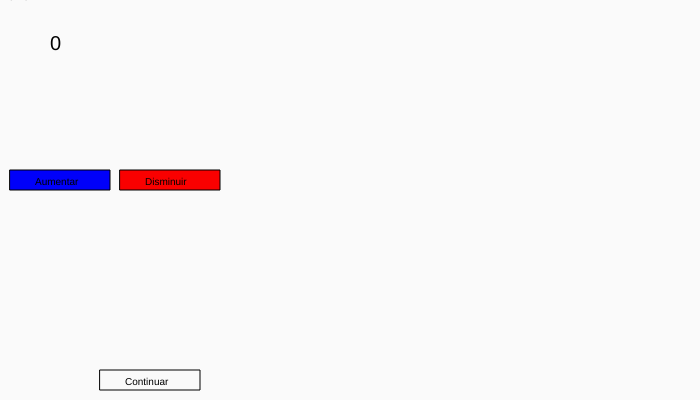
Frame 1 (no input)
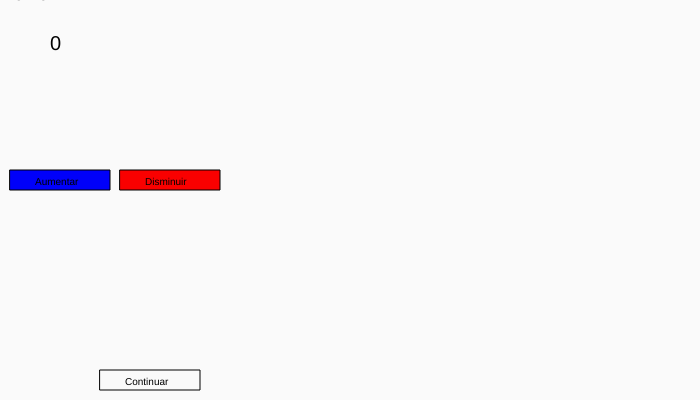
Frame 60 (no input)
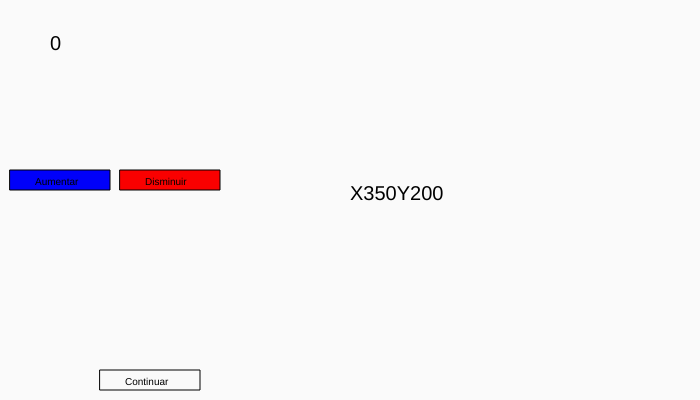
Frame 120 (the mouse pressed at the canvas centre since frame 60)

The p5.js sketch that drew these frames (run headless with seeded random() and noise() and a simulated clock; from frame 60 on, the mouse is pressed at the canvas centre):

// p5.js sketch
// ── sketch.js
console.log('entro');
let pantalla;
let pasar;
let numero;
let cuadradoAzul = [];
let num = numero;
let cosasDcosas;

function setup() {
    createCanvas(700, 400);
    pantalla = 0;
    pasar = false;
    numero = 0;

    for (var i = 0; i < numero; i++) {
        numero = num[i];
    }
}

function draw() {
    background(250);
    text("X" + mouseX + "Y" + mouseY, mouseX, mouseY);
    switch (pantalla) {
        case 0:
            fill(250);
            rect(100, 370, 100, 20);
            fill(0);
            textSize(10);
            text("Continuar", 125, 385);
            fill(0, 0, 250);
            rect(10, 170, 100, 20);
            fill(0);
            textSize(10);
            text("Aumentar", 35, 185);
            fill(250, 0, 0);
            rect(120, 170, 100, 20);
            fill(0);
            textSize(10);
            text("Disminuir", 145, 185);
            textSize(20);
            text(numero, 50, 50);
            break;
        case 1:
            crearCuadrados();
            break;
    }
}

function mousePressed() {
    if (pantalla == 1) {
        agregar();
    }
    if (mouseX >= 100 && mouseX <= 200 && mouseY >= 370 && mouseY <= 390) {
        continuar();
        if (numero <= 10 && numero >= 1) {
            arreglo();
        }
    }
    //aumentar
    if (mouseX >= 10 && mouseX <= 110 && mouseY >= 170 && mouseY <= 190) {
        numero++;
    }
    //disminuir
    if (mouseX >= 120 && mouseX <= 220 && mouseY >= 170 && mouseY <= 190) {
        numero--;
    }
}

function continuar() {
    try {
        validateInputs(numero);
    } catch (e) {
        console.log(e);
        alert("Error");
    };
}

function validateInputs(numero) {
    if (numero > 10) {
        throw new MyException('El numero es mayor de 10');
    }
    if (numero < 1) {
        throw new MyException('El numero es menor de 1');
    }
    if (numero <= 10 && numero >= 1) {
        pantalla = 1;
    }
}

function crearCuadrados() {
    // Create objects
    for (let i = 0; i < cuadradoAzul.length; i++) {
        cuadradoAzul[i].display();
        cuadradoAzul[i].move();
    }
}

function arreglo() {
    for (var i = 0; i < numero; i++) {
        numero = num[i];
    }
    for (let i = 0; i < numero; i++) {
        cuadradoAzul.push(new Azul());
    }
}

function agregar() {
    cosasDcosas = new Azul();
    cuadradoAzul.push(cosasDcosas);
}


// ── Azul.js
class Azul {
    constructor(x,y,disX,diameter,speed) {
        this.x = x;
        this.y = y;
        this.disX = disX;
        this.diameter = diameter;
        this.speed = speed;
    }

    move() {
        this.x += this.speed;

        if (this.x > width - 30) {
            this.speed = -2;
        }
        if (this.x < 0) {
            this.speed = 2;
        }
    }

    display() {
        fill(0, 0, 255);
        rect(this.x, this.y, this.diameter, this.diameter);
    }
    setDiameter(diameter){
        this.diameter = diameter;
    }
    getDiameter(){
        return this.diameter;
    }
}
// ── Circulo.js
class Circulo extends Azul {
    super(x,y,disX,diameter,speed) {
        this.x = x;
        this.y = y;
        this.disX = disX;
        this.diameter = diameter;
        this.speed = speed;
    }

    move() {
        this.x += this.speed;

        if (this.x > width - 30) {
            this.speed = -2;
        }
        if (this.x < 0) {
            this.speed = 2;
        }
    }

    display() {
        fill(0, 0, 255);
        ellipse(this.x, this.y, this.diameter, this.diameter);
    }
    setDiameter(diameter){
        this.diameter = diameter;
    }
    getDiameter(){
        return this.diameter;
    }
}
// ── MyException.js
class MyException {
    constructor(mensaje) {
        this.mensaje = mensaje;
    }
}
